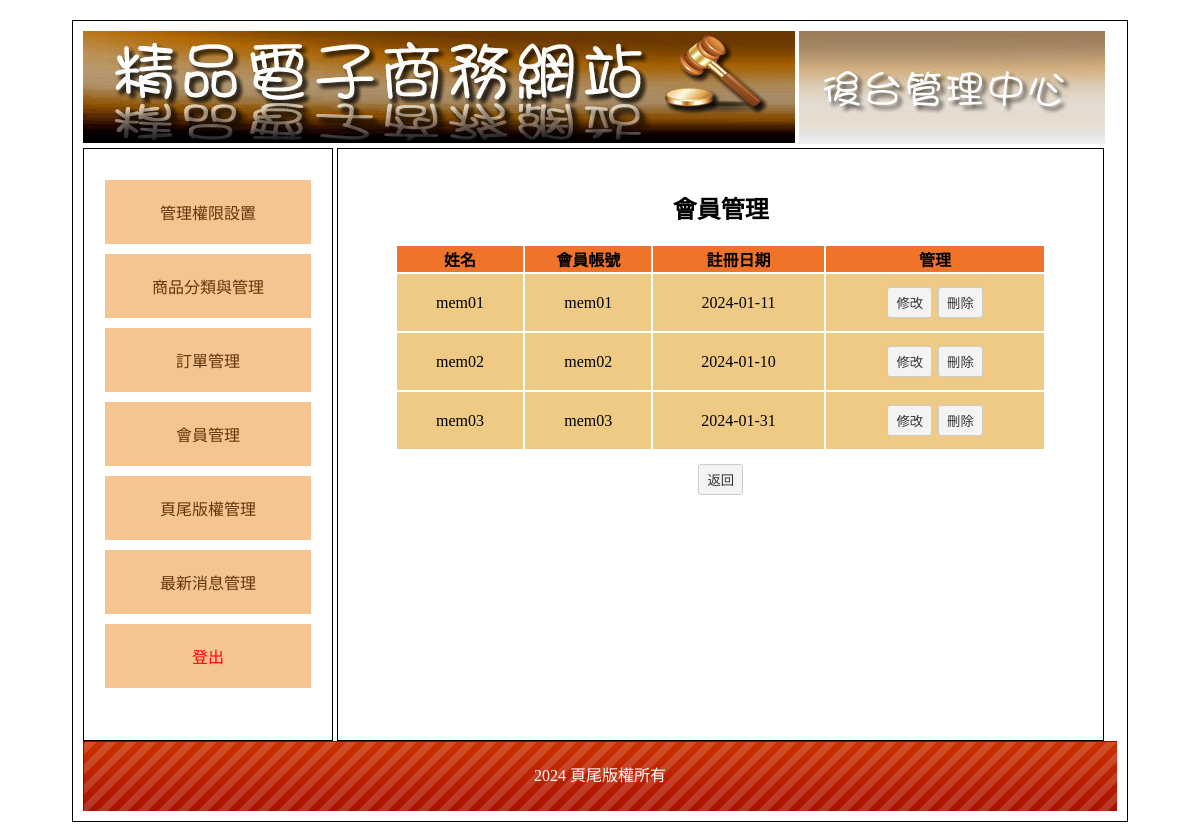
The page /back.php?do=mem on the database its author committed.
### tables this page shows
CREATE TABLE `mem` (
  `id` int(10) UNSIGNED NOT NULL,
  `name` text NOT NULL,
  `acc` text NOT NULL,
  `pw` text NOT NULL,
  `tel` text NOT NULL,
  `addr` text NOT NULL,
  `email` text NOT NULL,
  `regdate` date NOT NULL
);

CREATE TABLE `bottom` (
  `id` int(10) UNSIGNED NOT NULL,
  `bottom` text NOT NULL
);

### api/db.php (called while the page is built, shortened)
<?php
class DB
{
    protected $dsn = "mysql:host=localhost;charset=utf8;dbname=db03";
    protected $pdo;
    protected $table;
    public function __construct($table)
    {
        $this->table = $table;
        $this->pdo = new PDO($this->dsn, 'root', '');
    }
    function all($where = '', $other = '')
    {
        $sql = "select * from `$this->table` ";
        $sql = $this->sql_all($sql, $where, $other);
        return $this->pdo->query($sql)->fetchAll(PDO::FETCH_ASSOC);
    }
    function find($id)
    {
        $sql = "select * from `$this->table` ";
        if (is_array($id)) {
            $tmp = $this->a2s($id);
            $sql .= " where " . join(" && ", $tmp);
        } else if (is_numeric($id)) {
            $sql .= " where `id`='$id'";
        }
        $row = $this->pdo->query($sql)->fetch(PDO::FETCH_ASSOC);
        return $row;
    }
    private function sql_all($sql, $array, $other)
    {
        if (isset($this->table) && !empty($this->table)) {
            if (is_array($array)) {
                if (!empty($array)) {
                    $tmp = $this->a2s($array);
                    $sql .= " where " . join(" && ", $tmp);
                }
            } else {
                $sql .= " $array";
            }
            $sql .= $other;
            return $sql;
        }
    }
}
$Bottom = new DB('bottom');
$Mem = new DB('mem');
?>

### back/mem.php (the view)
<h2 class="ct">會員管理</h2>
<table class="all">
    <tr>
        <th class="tt ct">姓名</th>
        <th class="tt ct">會員帳號</th>
        <th class="tt ct">註冊日期</th>
        <th class="tt ct">管理</th>
    </tr>
    <?php
    $rows = $Mem->all();
    foreach ($rows as $row) {
    ?>
        <tr>
            <td class="pp ct"><?= $row['name']; ?></td>
            <td class="pp ct"><?= $row['acc']; ?></td>
            <td class="pp ct"><?= $row['regdate']; ?></td>
            <td class="pp ct">
                <?php
                echo "<button onclick='location.href=&#39;?do=edit_mem&id={$row['id']}&#39;'>修改</button>";
                echo "<button onclick='del(&#39;mem&#39;,{$row['id']})'>刪除</button>";
                ?>
            </td>
        </tr>
    <?php
    }
    ?>
</table>
<div class="ct">
    <button onclick="location.href='index.php'">返回</button>
</div>

### back.php (shortened to what this page needs)
<?php include_once './api/db.php'; ?>
<!DOCTYPE html PUBLIC "-//W3C//DTD XHTML 1.0 Transitional//EN" "http://www.w3.org/TR/xhtml1/DTD/xhtml1-transitional.dtd">
<html xmlns="http://www.w3.org/1999/xhtml">
<head>
	<link href="./css/css.css" rel="stylesheet" type="text/css">
</head>
<body>
	<div id="main">
		<div id="top">
			<a href="index.php">
				<img src="./icon/0416.jpg">
			</a>
			<img src="./icon/0417.jpg">
		</div>
		<div id="left" class="ct">
			<div style="min-height:400px;">
				<a href="?do=admin">管理權限設置</a>
				<a href="?do=th">商品分類與管理</a>
				<a href="?do=order">訂單管理</a>
				<a href="?do=mem">會員管理</a>
				<a href="?do=bot">頁尾版權管理</a>
				<a href="?do=news">最新消息管理</a>
				<a href="./api/logout.php" style="color:#f00;">登出</a>
			</div>
		</div>
		<div id="right">
			<?php
			$do = $_GET['do'] ?? 'admin';
			$file = "./back/{$do}.php";
			if (file_exists($file)) {
				include $file;
			} else {
				include "./back/admin.php";
			}
			?>
		</div>
		<div id="bottom" style="line-height:70px; color:#FFF; background:url(icon/bot.png);" class="ct">
			<?= $Bottom->find(1)['bottom']; ?></div>
	</div>
</body>
</html>

### css/css.css (style rules this page uses)
body { font-family: "微軟正黑體"; }
#main { width: 1034px; padding: 10px; margin: 20px auto 20px auto; border: #000 solid 1px; min-height: 768px; }
#top a { color: #CE631C; text-decoration: none; }
#left { display: inline-block; width: 20%; padding: 2%; min-height: 550px; vertical-align: top; border: #000 1px solid; }
#left a { display: block; padding: 20px 5px 20px 5px; text-decoration: none; background: #F4C591; margin: 10px auto 10px auto; color: #65350A; }
.ct { text-align: center; }
#right { display: inline-block; width: 70%; padding: 2%; min-height: 550px; border: #000 1px solid; }
#bottom { height: 70px; background: url(../icon/bot.png); background-size: cover; }
.all { width: 90%; margin: 10px auto 10px auto; }
.all td { min-width: 50px; padding: 10px; }
.tt { background: #EF7429; }
.pp { background: #EFCA85; }
input[type=text], input[type=password], input[type=submit], button, .button, input[type=reset], input[type=button], select，textarea, input[type=number] { background: #F3F3F3; border: #CCC 1px solid; border-radius: 3px; padding: 5px 8px 5px 8px; text-decoration: none; margin: 3px; color: #333; }

### rows shown on the page
mem: name "mem01", acc "mem01", regdate "2024-01-11"
mem: name "mem02", acc "mem02", regdate "2024-01-10"
mem: name "mem03", acc "mem03", regdate "2024-01-31"
bottom: bottom "2024 頁尾版權所有"
